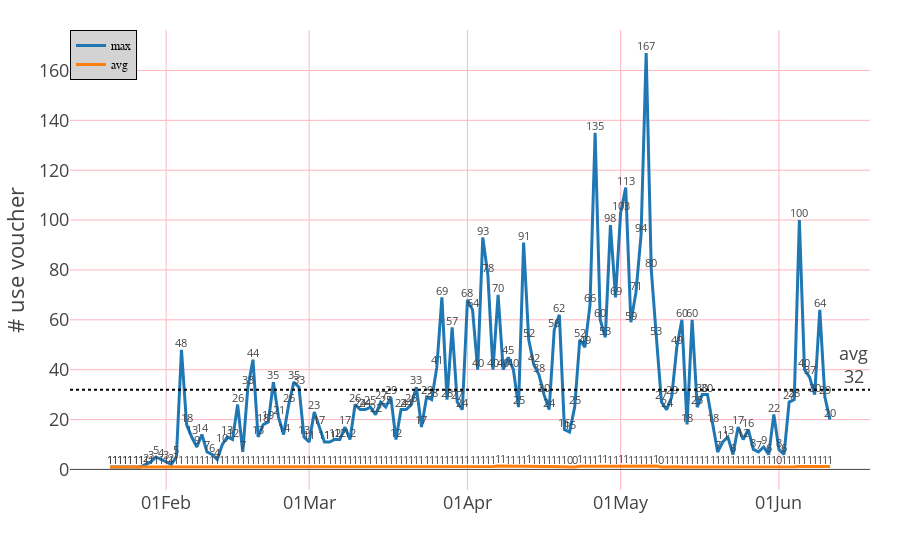

Notebook code for this chart:
### Code cell
fig.update_layout(uniformtext_minsize=8, uniformtext_mode='hide', margin=\
                  {'l':70, 'r':30, 't':30, 'b':70},legend=legend_dict, template='presentation')

### Figure 1 — Plotly figure (JSON) as saved in the notebook; plotly's stock layout.template omitted (floating-point values rounded to 4 significant figures; data arrays with more than 128 entries replaced by an {"elided": "..."} marker saying what was removed)
{"data": [{"hovertemplate": "%{x}<br>%{text}", "mode": "text+lines", "name": "max", "text": {"elided": "142 str values"}, "textfont": {"size": 11}, "textposition": "top center", "texttemplate": "%{text:.2d}", "type": "scatter", "x": {"elided": "142 str values"}, "y": {"elided": "142 int values"}}, {"hovertemplate": "%{x}<br>%{text}", "mode": "text+lines", "name": "avg", "text": {"elided": "142 str values"}, "textfont": {"size": 11}, "textposition": "top center", "texttemplate": "%{text:.2d}", "type": "scatter", "x": {"elided": "142 str values"}, "y": {"elided": "142 float values"}}], "layout": {"annotations": [{"showarrow": false, "text": "avg<br>32", "x": 1, "xanchor": "right", "xref": "x domain", "y": 32, "yanchor": "bottom", "yref": "y"}], "legend": {"bgcolor": "LightGrey", "bordercolor": "Black", "borderwidth": 1, "font": {"color": "black", "family": "Courier", "size": 12}, "title": {"font": {"family": "Times New Roman"}, "text": ""}, "traceorder": "normal", "x": 0, "y": 1}, "margin": {"b": 70, "l": 70, "r": 30, "t": 30}, "shapes": [{"line": {"dash": "dot"}, "type": "line", "x0": 0, "x1": 1, "xref": "x domain", "y0": 32, "y1": 32, "yref": "y"}], "uniformtext": {"minsize": 8, "mode": "hide"}, "xaxis": {"gridcolor": "LightPink", "gridwidth": 1, "showgrid": true, "tickformat": "%d%b", "title": {"text": ""}}, "yaxis": {"gridcolor": "LightPink", "gridwidth": 1, "showgrid": true, "title": {"text": "# use voucher"}}}}
